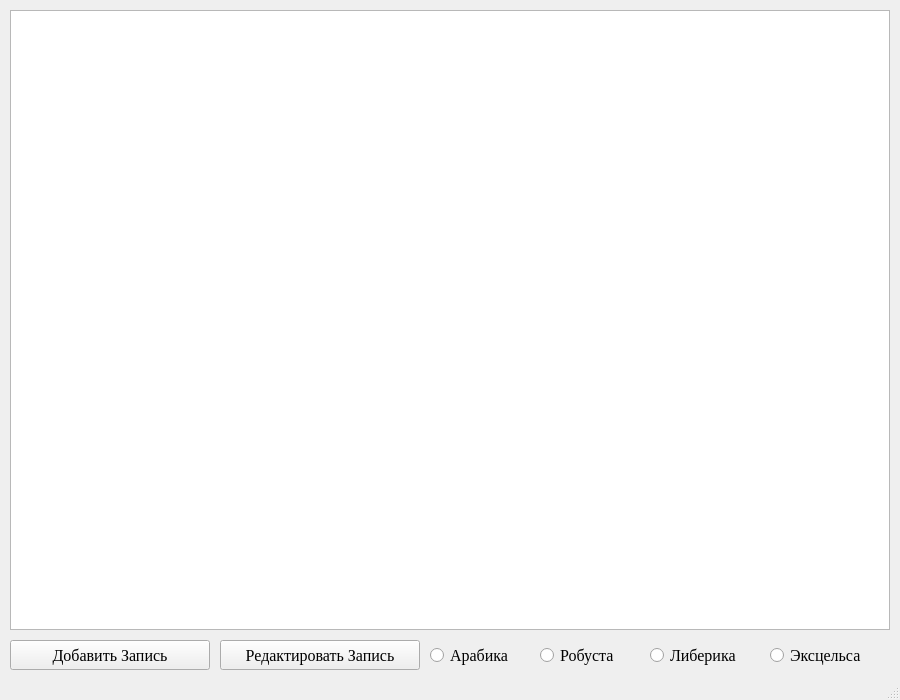
<?xml version="1.0" encoding="UTF-8"?>
<ui version="4.0">
 <class>Coffee</class>
 <widget class="QMainWindow" name="Coffee">
  <property name="geometry">
   <rect>
    <x>0</x>
    <y>0</y>
    <width>900</width>
    <height>700</height>
   </rect>
  </property>
  <property name="minimumSize">
   <size>
    <width>900</width>
    <height>700</height>
   </size>
  </property>
  <property name="maximumSize">
   <size>
    <width>900</width>
    <height>700</height>
   </size>
  </property>
  <property name="baseSize">
   <size>
    <width>900</width>
    <height>700</height>
   </size>
  </property>
  <property name="font">
   <font>
    <family>Times New Roman</family>
    <pointsize>12</pointsize>
   </font>
  </property>
  <property name="windowTitle">
   <string>Coffee</string>
  </property>
  <widget class="QWidget" name="centralwidget">
   <widget class="QTableView" name="table">
    <property name="geometry">
     <rect>
      <x>10</x>
      <y>10</y>
      <width>880</width>
      <height>620</height>
     </rect>
    </property>
   </widget>
   <widget class="QPushButton" name="add_button">
    <property name="geometry">
     <rect>
      <x>10</x>
      <y>640</y>
      <width>200</width>
      <height>30</height>
     </rect>
    </property>
    <property name="text">
     <string>Добавить Запись</string>
    </property>
   </widget>
   <widget class="QPushButton" name="edit_button">
    <property name="geometry">
     <rect>
      <x>220</x>
      <y>640</y>
      <width>200</width>
      <height>30</height>
     </rect>
    </property>
    <property name="text">
     <string>Редактировать Запись</string>
    </property>
   </widget>
   <widget class="QRadioButton" name="arabic_button">
    <property name="geometry">
     <rect>
      <x>430</x>
      <y>640</y>
      <width>100</width>
      <height>30</height>
     </rect>
    </property>
    <property name="text">
     <string>Арабика</string>
    </property>
   </widget>
   <widget class="QRadioButton" name="robust_button">
    <property name="geometry">
     <rect>
      <x>540</x>
      <y>640</y>
      <width>100</width>
      <height>30</height>
     </rect>
    </property>
    <property name="text">
     <string>Робуста</string>
    </property>
   </widget>
   <widget class="QRadioButton" name="liberica_button">
    <property name="geometry">
     <rect>
      <x>650</x>
      <y>640</y>
      <width>120</width>
      <height>30</height>
     </rect>
    </property>
    <property name="text">
     <string>Либерика</string>
    </property>
   </widget>
   <widget class="QRadioButton" name="excelsa_button">
    <property name="geometry">
     <rect>
      <x>770</x>
      <y>640</y>
      <width>120</width>
      <height>30</height>
     </rect>
    </property>
    <property name="text">
     <string>Эксцельса</string>
    </property>
   </widget>
  </widget>
  <widget class="QStatusBar" name="statusbar"/>
 </widget>
 <resources/>
 <connections/>
</ui>
